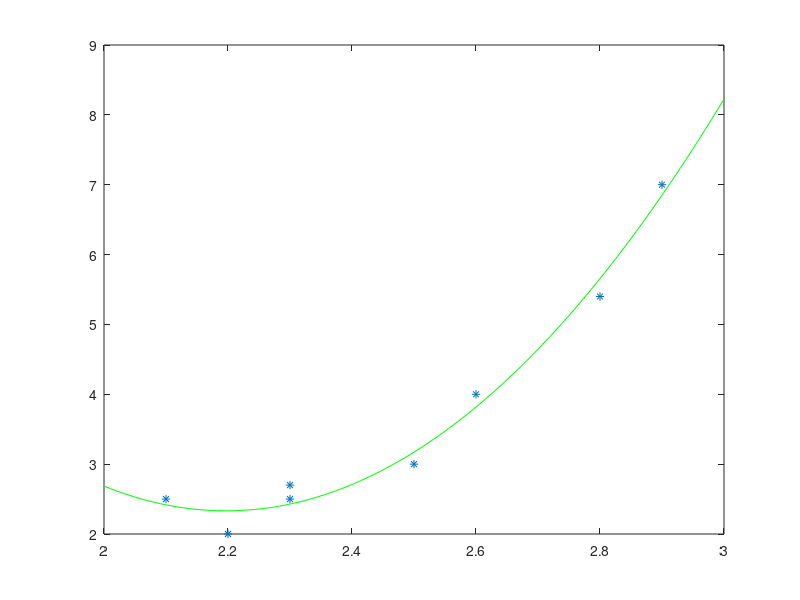

The MATLAB script that drew this image:
% legkisebb negyzetes kozelites, matlab grafika 1
% adottak pontok arra szeretnenk egyenest illeszteni
% n-ed foku polinum, 1 : vonal, 2: parabola
t = [1 1.1 1.1 1.2 1.3 1.4 1.5 1.6 1.7 1.8 1.9 2];
f = [8 8.9 9 9.8 10 11 11.5 11.5 12.5 13 13.7 14];

p = polyfit(t, f, 1);

% polyval: polinom kiértékelése bizonyos helyeken 


% 2. feladat

t2 = [2.1 2.2 2.3 2.3 2.5 2.6 2.8 2.9];
f2 = [2.5 2 2.5 2.7 3 4 5.4 7];

p2 = polyfit(t2, f2, 2);
xx = linspace(2, 3);
yy = polyval(p2, xx);

plot(t2, f2, '*', xx, yy, 'g');